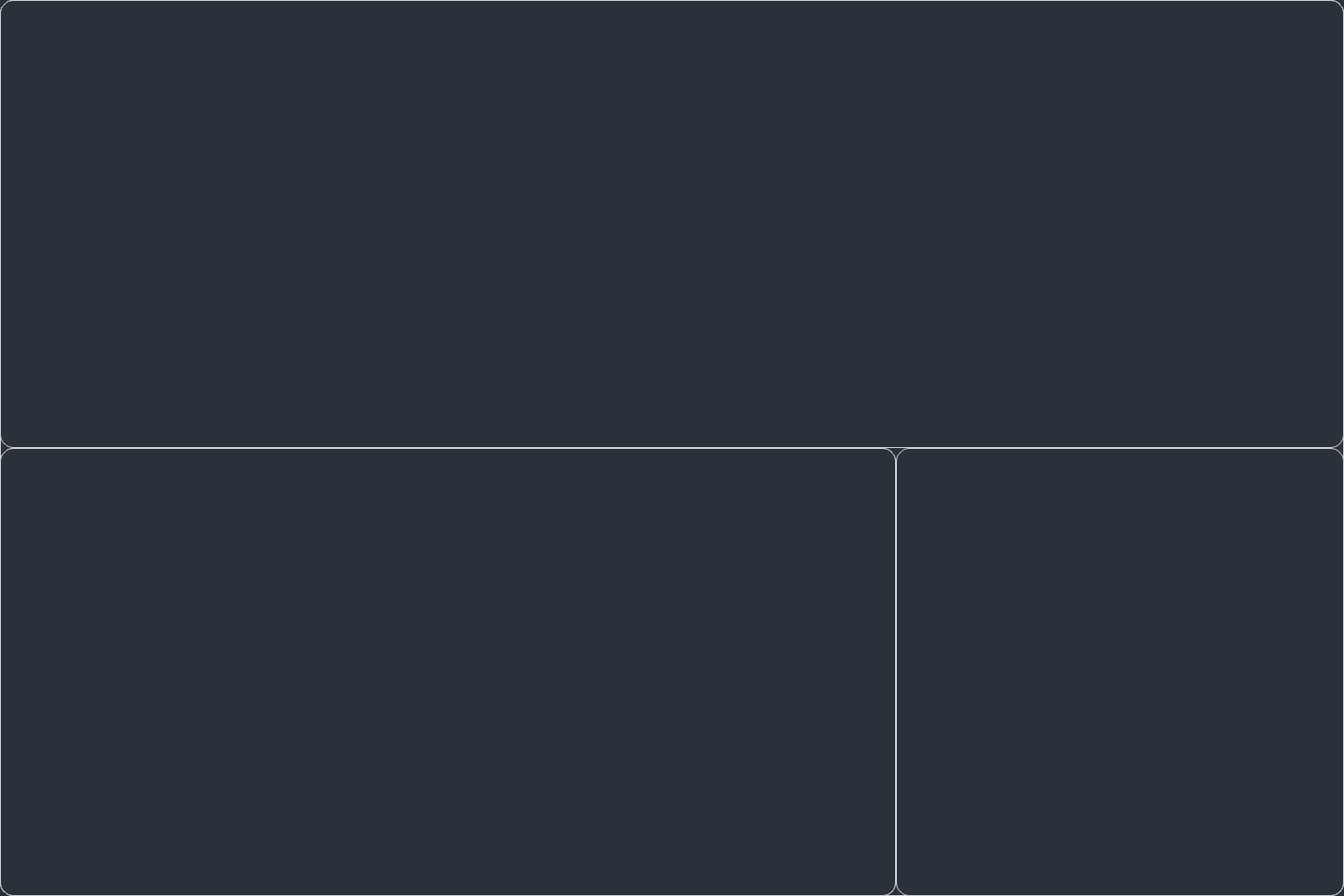
<?xml version="1.0" encoding="UTF-8"?>
<ui version="4.0">
 <class>MainWindow</class>
 <widget class="QMainWindow" name="MainWindow">
  <property name="geometry">
   <rect>
    <x>0</x>
    <y>0</y>
    <width>1500</width>
    <height>1000</height>
   </rect>
  </property>
  <property name="minimumSize">
   <size>
    <width>1500</width>
    <height>1000</height>
   </size>
  </property>
  <property name="windowTitle">
   <string>MainWindow</string>
  </property>
  <property name="styleSheet">
   <string notr="true">background-color: rgb(43, 49, 58);
border-radius: 4px;
color: #D8D8D8; border-style: solid; border-width: 1px; border-color: #D8D8D8; border-radius: 15px;</string>
  </property>
  <widget class="QWidget" name="centralwidget">
   <property name="minimumSize">
    <size>
     <width>1000</width>
     <height>600</height>
    </size>
   </property>
   <property name="styleSheet">
    <string notr="true">QPushButton:hover{
 background-color: #181818
}</string>
   </property>
   <layout class="QGridLayout" name="gridLayout">
    <property name="leftMargin">
     <number>0</number>
    </property>
    <property name="topMargin">
     <number>0</number>
    </property>
    <property name="rightMargin">
     <number>0</number>
    </property>
    <property name="bottomMargin">
     <number>0</number>
    </property>
    <property name="spacing">
     <number>0</number>
    </property>
    <item row="1" column="0">
     <layout class="QHBoxLayout" name="horizontalLayout">
      <property name="spacing">
       <number>0</number>
      </property>
      <item>
       <widget class="QWidget" name="widget_2" native="true">
        <property name="minimumSize">
         <size>
          <width>600</width>
          <height>400</height>
         </size>
        </property>
        <layout class="QVBoxLayout" name="verticalLayout">
         <property name="spacing">
          <number>0</number>
         </property>
         <property name="leftMargin">
          <number>0</number>
         </property>
         <property name="topMargin">
          <number>0</number>
         </property>
         <property name="rightMargin">
          <number>0</number>
         </property>
         <property name="bottomMargin">
          <number>0</number>
         </property>
         <item>
          <widget class="LogWidget" name="textEdit">
           <property name="minimumSize">
            <size>
             <width>1000</width>
             <height>500</height>
            </size>
           </property>
          </widget>
         </item>
        </layout>
       </widget>
      </item>
      <item>
       <widget class="SettingWidget" name="widget_3" native="true">
        <property name="minimumSize">
         <size>
          <width>500</width>
          <height>500</height>
         </size>
        </property>
       </widget>
      </item>
     </layout>
    </item>
    <item row="0" column="0">
     <widget class="ChartWidget" name="chart_widget" native="true">
      <property name="minimumSize">
       <size>
        <width>1500</width>
        <height>500</height>
       </size>
      </property>
     </widget>
    </item>
   </layout>
  </widget>
 </widget>
 <customwidgets>
  <customwidget>
   <class>SettingWidget</class>
   <extends>QWidget</extends>
   <header>setting</header>
   <container>1</container>
  </customwidget>
  <customwidget>
   <class>LogWidget</class>
   <extends>QTextEdit</extends>
   <header>log</header>
  </customwidget>
  <customwidget>
   <class>ChartWidget</class>
   <extends>QWidget</extends>
   <header>chart</header>
   <container>1</container>
  </customwidget>
 </customwidgets>
 <resources/>
 <connections/>
</ui>
